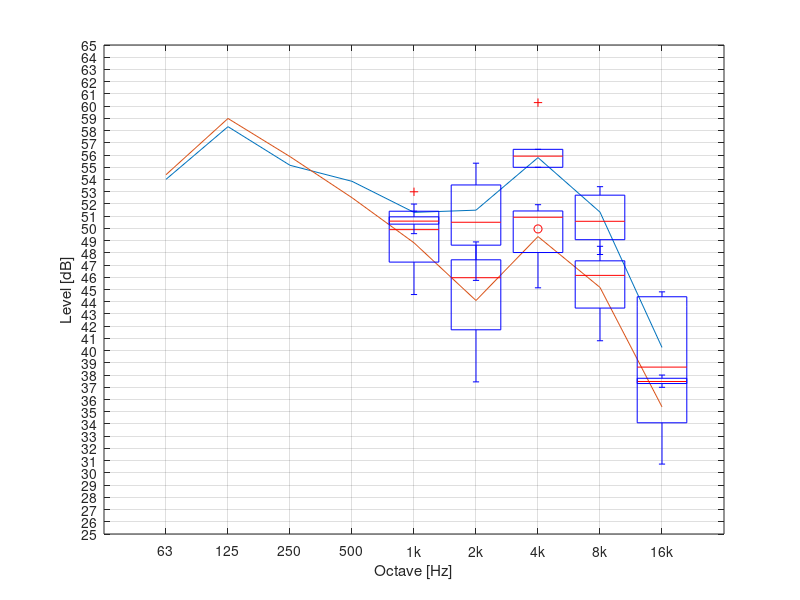

Recreate this plot in MATLAB.




%% 
 clear   
 
 load('res_n5.mat');
 mic_n5 = reshape(res_avg,[3,9]);

 load('resultat_n5.mat');
 resultat_n5 = [-100 -100 -100 -100 -100 -100 -100 -100 -100 -100 -100 -100 -100 -100 -100 -100 -100 -100 -100 -100 result(:,14)' result(:,17)' result(:,20)' result(:,23)' result(:,26)'];
 
 
 load('res_n1.mat');
 mic_n1 = reshape(res_avg,[3,9]);

  load('resultat_n1.mat');
 resultat_n1 = [-100 -100 -100 -100 -100 -100 -100 -100 -100 -100 -100 -100 result(:,14)' result(:,17)' result(:,20)' result(:,23)' result(:,26)'];
 
 load('res_p5.mat');
 mic_p5 = reshape(res_avg,[3,9]);

%% 
freq = [1 2 3 4 5 6 7 8 9];
%figure(1)
mic_no = 2  % 1 = back, 2 = center, 3 = front;
% bar(freq,mic_n5(mic_no,:))
% hold on
% bar(freq,mic_n1(mic_no,:))
% bar(freq,mic_p5(mic_no,:))
% grid on
%     set(gca,'Ytick',25:1:60)
%     set(gca,'xtick',1:1:9)
%     ylabel('Level [dB]')
%     xlabel('Octave [Hz]')
%     xticklabels({'63','125','250','500','1k','2k','4k','8k','16k'})
% alpha(.5)

figure(2)
plot(freq,mic_n5(mic_no,:))
hold on
plot(freq,mic_n1(mic_no,:))
%plot(freq,mic_p5(mic_no,:))
grid on




figure(2)
freq = [1 1 1 2 2 2 3 3 3 4 4 4 5 5 5 6 6 6 7 7 7 8 8 8 9 9 9];
boxplot(resultat_n1,freq) 

freq = [1 1 1 1 1 2 2 2 2 2 3 3 3 3 3 4 4 4 4 4 5 5 5 5 5 6 6 6 6 6 7 7 7 7 7 8 8 8 8 8 9 9 9 9 9];
boxplot(resultat_n5,freq) 

    set(gca,'Ytick',25:1:65)
    set(gca,'xtick',1:1:9)
    ylabel('Level [dB]')
    xlabel('Octave [Hz]')
    xticklabels({'63','125','250','500','1k','2k','4k','8k','16k'})
axis([0 10 25 65])

